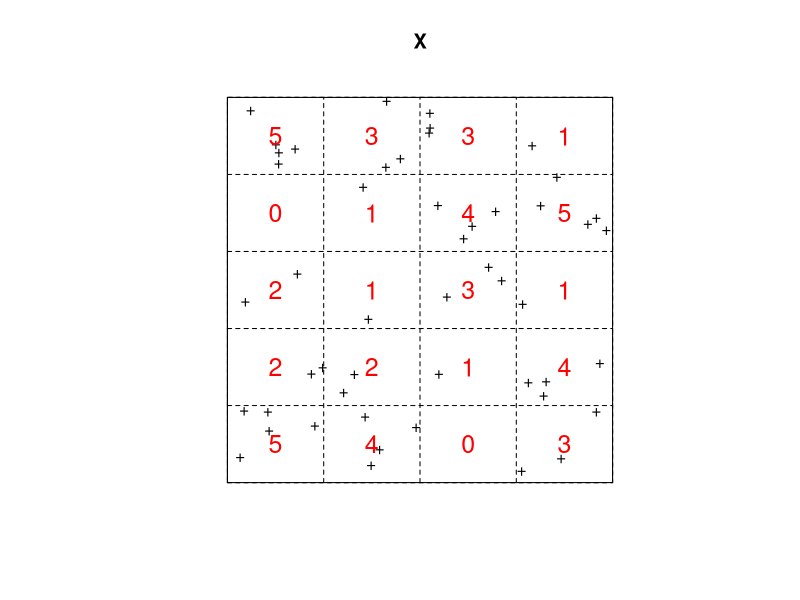
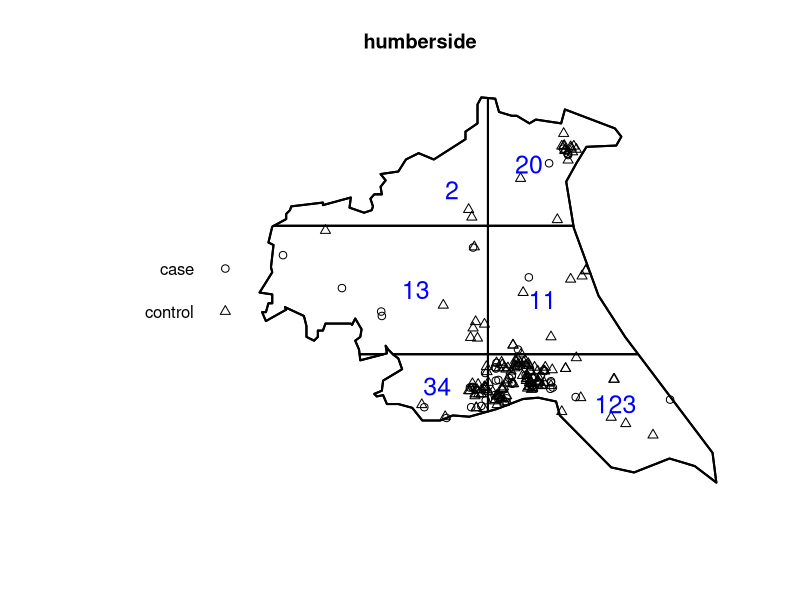
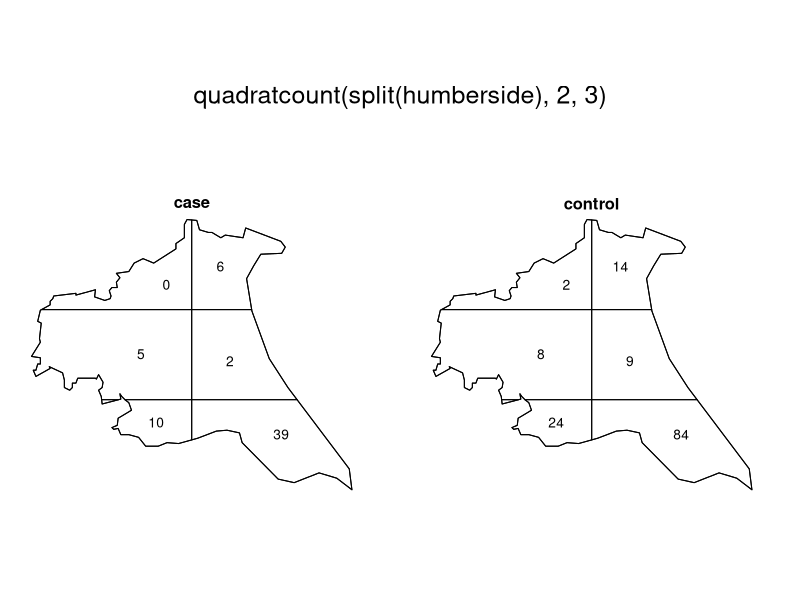
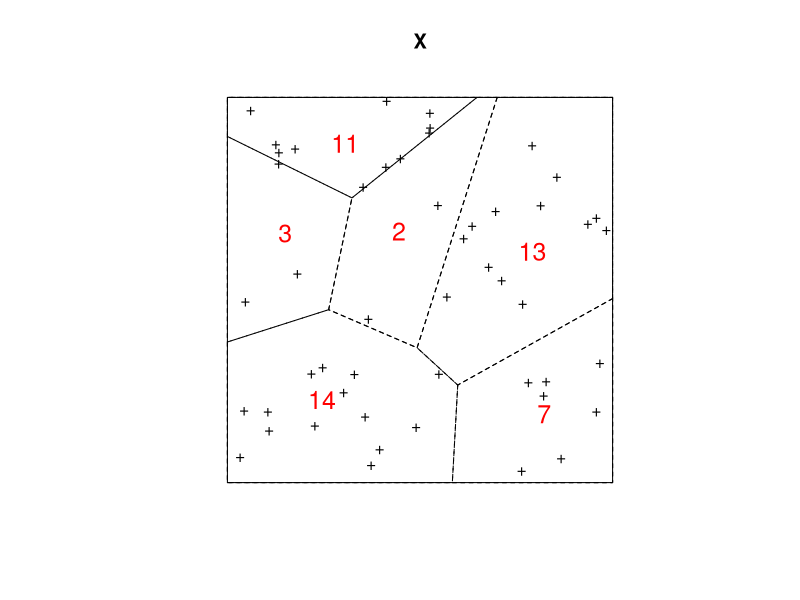

These charts were generated, in order, by the following R code:
library(spatstat)


### Name: quadratcount
### Title: Quadrat counting for a point pattern
### Aliases: quadratcount quadratcount.ppp quadratcount.splitppp
### Keywords: spatial math

### ** Examples

 X <- runifpoint(50)
 quadratcount(X)
 quadratcount(X, 4, 5)
 quadratcount(X, xbreaks=c(0, 0.3, 1), ybreaks=c(0, 0.4, 0.8, 1))
 qX <-  quadratcount(X, 4, 5)

 # plotting:
 plot(X, pch="+")
 plot(qX, add=TRUE, col="red", cex=1.5, lty=2)

 # irregular window
 data(humberside)
 plot(humberside)
 qH <- quadratcount(humberside, 2, 3)
 plot(qH, add=TRUE, col="blue", cex=1.5, lwd=2)

 # multitype - split
 plot(quadratcount(split(humberside), 2, 3))
 
 # quadrats determined by tessellation:
 B <- dirichlet(runifpoint(6))
 qX <- quadratcount(X, tess=B)
 plot(X, pch="+")
 plot(qX, add=TRUE, col="red", cex=1.5, lty=2)
